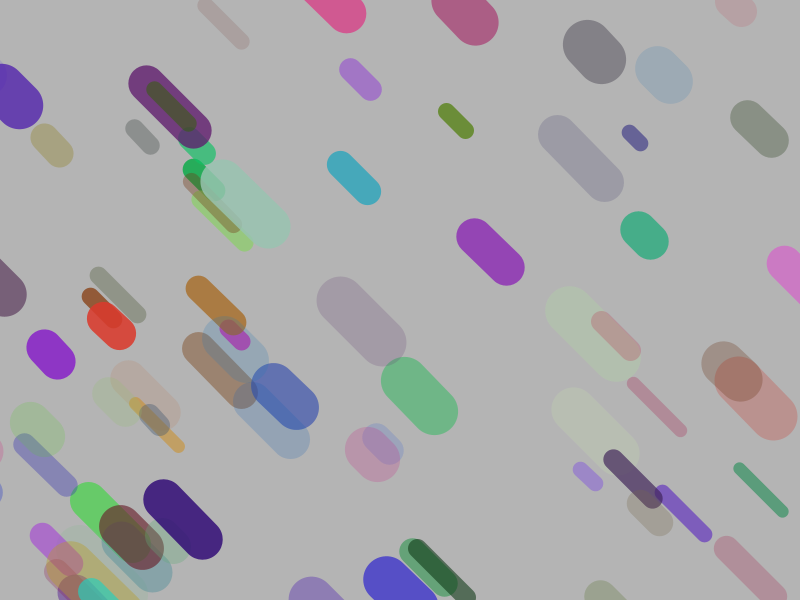
Frame 1 (no input)
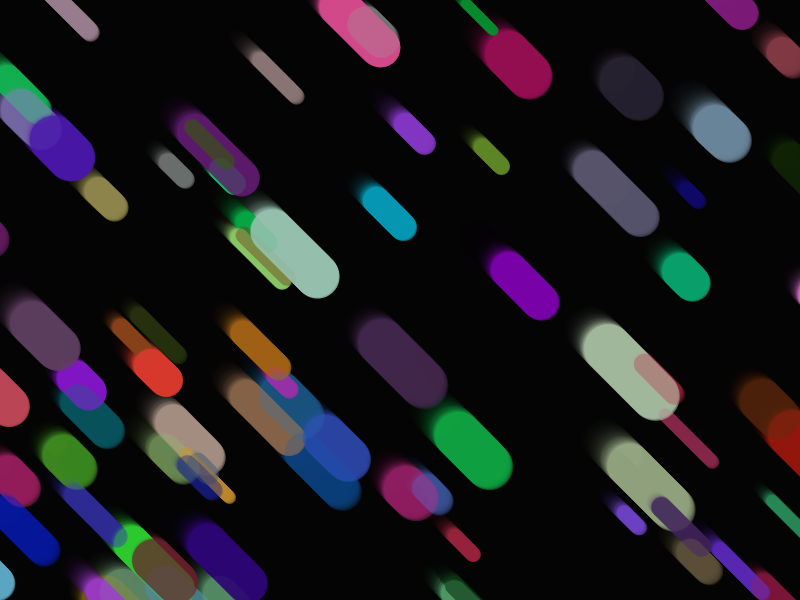
Frame 60 (the mouse pressed at the canvas centre just before this capture)
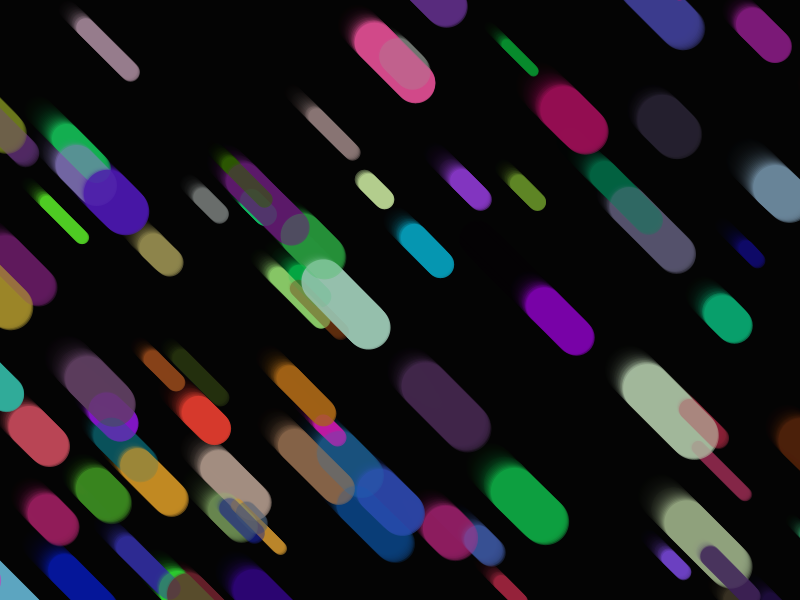
Frame 120 (the mouse held since frame 60 and released just before this capture)

The Processing sketch that drew these frames (run headless with seeded random() and noise(); from frame 60 on, the mouse is pressed at the canvas centre):

// Processing sketch: Fondo_Scroll4
// ── Fondo_Scroll4.pde
diagonalSystem ds;
float r1, r2, r3,n;

void setup() {
  size(800, 600);
  smooth();
  ds = new diagonalSystem();
} 

void draw() {
  //Pintar el fondo con transparencia
  fill(0,30);
  noStroke();
  rect(0, 0, width, height);
  
  //Si hay menos de 101 objetos añadimos otro
  while(n < 101){
    ds.anyadir();
    n++;
  }
  
  //Actualizamos todos los objetos
  ds.actu();
} 
// ── diagonal.pde
class diagonal {
  color col;
  float anch, trans;
  PVector pos, pos2, vel;

  diagonal(PVector pos, PVector pos2, PVector vel, color col, float anch, float trans) {
    this.col = col;
    this.anch = anch;
    this.trans = trans;
    this.pos = pos;
    this.pos2 = pos2;
    this.vel = vel;
  }

  void actu() {
    //Sumar el vector velocidad a las dos posiciones
    pos.add(vel);
    pos2.add(vel);
    
    //Pintar la diagonal
    stroke(col, trans);
    strokeWeight(anch);
    line(pos.x, pos.y, pos2.x, pos2.y);
  }
}
// ── diagonalSystem.pde
class diagonalSystem {
  ArrayList diagonales;

  diagonalSystem() {
    diagonales = new ArrayList();
  }

  void actu() {
    //For que recorre toda la arraylist
    for (int i = 0; i < diagonales.size (); i++) {
      //Sacamos un objeto y lo metemos en 'a'
      diagonal a = (diagonal) diagonales.get(i);
      
      //Actualizamos a
      a.actu();
      
      //Comprobamos si se tiene que borrar
      if (a.pos.y > height) {
        diagonales.remove(i);
        n--;
      }
    }
  }

  //Funcion para generar una diagonal y añadirla a la arraylist
  void anyadir() {
    color colors = color(random(225), random(225), random(225));
    float size = random(10, 50);
    float fvel = random(0.5, 1);
    float ancho = random(10, 50);
    float trans = random(50, 225);
    
    PVector pos = new PVector(random(-200, width), random(-200, height));
    PVector pos2 = new PVector(pos.x+size, pos.y+size);
    PVector vel = new PVector(fvel, fvel);
    
    diagonales.add(new diagonal(pos, pos2, vel, colors, ancho, trans));
  }
}
